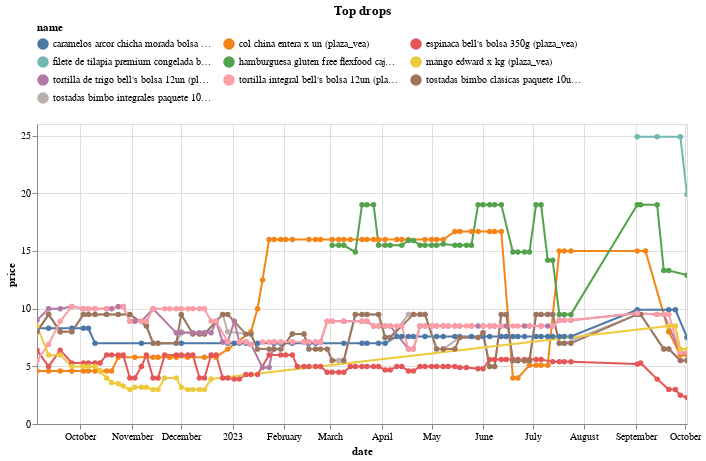

The notebook cell this image was saved under:
### Code cell
(top_changes
 .sort_values('change')
 .head(10)
 .pipe(plot_changes, 'Top drops')
)

### Figure 1 — Vega-Lite specification as saved in the notebook (floating-point values rounded to 4 significant figures; data arrays with more than 128 entries replaced by an {"elided": "..."} marker saying what was removed)
{"config": {"view": {"continuousWidth": 300, "continuousHeight": 300}, "legend": {"columns": 3, "orient": "top"}}, "data": {"name": "data-9eb85904b514197f6a041e8b079d4492"}, "mark": {"type": "line", "point": true}, "encoding": {"color": {"field": "name", "scale": {"domain": ["caramelos arcor chicha morada bolsa 360g (plaza_vea)", "col china entera x un (plaza_vea)", "espinaca bell's bolsa 350g (plaza_vea)", "filete de tilapia premium congelada bolsa 1kg (plaza_vea)", "hamburguesa gluten free flexfood caja 240g (plaza_vea)", "mango edward x kg (plaza_vea)", "tortilla de trigo bell's bolsa 12un (plaza_vea)", "tortilla integral bell's bolsa 12un (plaza_vea)", "tostadas bimbo clásicas paquete 10un (plaza_vea)", "tostadas bimbo integrales paquete 10un (plaza_vea)"]}, "type": "nominal"}, "tooltip": [{"field": "name", "type": "nominal"}, {"field": "price", "type": "quantitative"}, {"field": "last_price", "type": "quantitative"}], "x": {"field": "date", "type": "temporal"}, "y": {"field": "price", "type": "quantitative"}}, "params": [{"name": "param_3", "select": {"type": "point", "fields": ["name"]}, "bind": "legend"}, {"name": "param_4", "select": {"type": "interval", "encodings": ["x", "y"]}, "bind": "scales"}], "title": "Top drops", "transform": [{"filter": {"param": "param_3"}}], "width": 650, "$schema": "https://vega.github.io/schema/vega-lite/v5.14.1.json", "datasets": {"data-9eb85904b514197f6a041e8b079d4492": {"elided": "579 records"}}}
